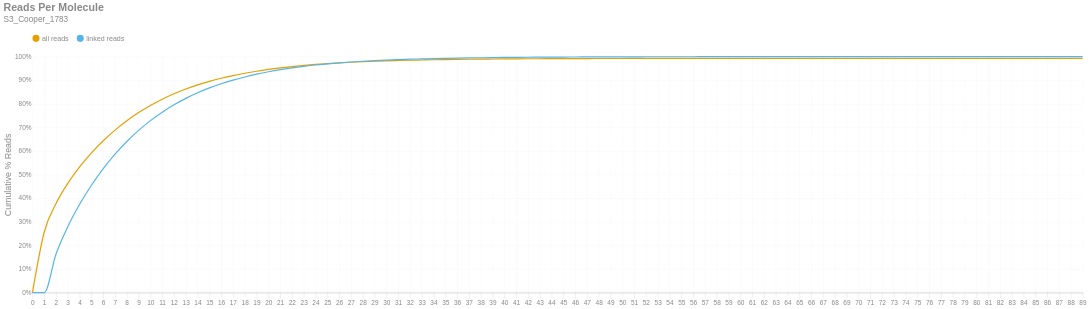

Notebook code cell kept with this figure:
### Markdown cell above
### Reads per Molecule
This chart shows the cumulative distribution of the number of reads per linked molecule. That is, how many alignments are associated with a unique molecule. This excludes the number of reads associated with invalid or absent linked-read barcodes. The `linked` histogram is the percentages recalculated when disregarding singletons.

### Code cell
if SKIPLR:
    print_html(f"Skipped")
else:
    counts = np.bincount(valids['reads'].cast(pl.Int64).to_numpy())
    weighted = counts * np.arange(len(counts))
    all_perc = weighted / n_reads
    linked_perc = weighted / n_linked_reads
    linked_perc[1] = 0
    binned_df = pl.DataFrame({
        'readsper': list(range(len(counts))),
        'all reads (cumsum)': np.cumsum(all_perc).tolist(),
        'linked reads (cumsum)': np.cumsum(linked_perc).tolist(),
    })

    with SafeRender(binned_df):
        (
            density_plot(binned_df, 'Reads Per Molecule', samplename, 'readspmol')
            .encode(
                x=alt.X('readsper:O', title=None).axis(labelAngle=0).scale(padding=0),
                y=alt.Y('value:Q', title='Cumulative % Reads').axis(format='%').stack(False),
                color=alt.Color("key:N").scale(domain=["all reads", "linked reads"]),
                tooltip=[
                    alt.Tooltip("key:N", title="Data Type"),
                    alt.Tooltip("readsper:O", title="Reads Per Molecule"),
                    alt.Tooltip("value:Q", format=".2%", title="% Reads (Cum.)")
                ]            
            )
        ).display()

### Figure 1 — Vega-Lite specification as saved in the notebook (floating-point values rounded to 4 significant figures)
{"width": "container", "height": 400, "config": {"title": {"anchor": "start", "dy": -15, "fontSize": 18, "color": "#888888", "subtitleColor": "#888888", "subtitleFontSize": 14}, "arc": {"fill": "#0072B2"}, "axis": {"domainColor": "#888888", "domainWidth": 0.5, "gridWidth": 0.2, "grid": false, "titleFontWeight": 400, "titleFontSize": 15, "labelFontSize": 11, "labelColor": "#888888", "tickColor": "#888888", "tickWidth": 0.2, "titleColor": "#888888"}, "axisBand": {"grid": false}, "axisX": {"grid": true, "tickSize": 10, "domainCap": "round"}, "axisY": {"domain": false, "grid": true, "tickSize": 0, "domainCap": "round"}, "background": "transparent", "header": {"labelFontSize": 15, "labelColor": "#888888", "titleFontSize": 15, "titleFontWeight": 600, "titleColor": "#888888"}, "legend": {"labelFont": "sans-serif", "labelFontSize": 12, "labelColor": "#888888", "symbolSize": 100, "symbolType": "circle", "titleFontSize": 12, "titlePadding": 10, "titleColor": "#888888", "title": null, "orient": "top"}, "range": {"category": ["#E69F00", "#56B4E9", "#009E73", "#F0E442", "#0072B2", "#D55E00", "#CC79A7", "#000000"], "diverging": ["#cfe8f3", "#a2d4ec", "#73bfe2", "#46abdb", "#1696d2", "#12719e"]}, "area": {"fill": "#0072B2", "fillOpacity": 0.7, "line": true, "strokeOpacity": 0.7}, "line": {"color": "#0072B2", "stroke": "#0072B2", "strokeWidth": 2}, "trail": {"color": "#0072B2", "stroke": "#0072B2", "strokeWidth": 0, "size": 1}, "point": {"filled": true, "fillOpacity": 1.0, "size": 95}, "text": {"color": "#888888", "fontSize": 11, "align": "right", "fontWeight": 400, "size": 11}, "bar": {"fill": "#0072B2", "stroke": null}, "view": {"stroke": null, "continuousWidth": 660, "continuousHeight": 400}}, "data": {"name": "data-664cb97d04d5de071efc5a8b11821d45"}, "mark": {"type": "line", "interpolate": "monotone", "point": {"opacity": 0, "size": 275}}, "encoding": {"color": {"field": "key", "scale": {"domain": ["all reads", "linked reads"]}, "type": "nominal"}, "tooltip": [{"field": "key", "title": "Data Type", "type": "nominal"}, {"field": "readsper", "title": "Reads Per Molecule", "type": "ordinal"}, {"field": "value", "format": ".2%", "title": "% Reads (Cum.)", "type": "quantitative"}], "x": {"axis": {"labelAngle": 0}, "field": "readsper", "scale": {"padding": 0}, "title": null, "type": "ordinal"}, "y": {"axis": {"format": "%"}, "field": "value", "stack": false, "title": "Cumulative % Reads", "type": "quantitative"}}, "params": [{"name": "param_c36ac31b6afebe62", "select": {"type": "point", "fields": ["key"]}, "bind": "legend"}], "title": {"text": "Reads Per Molecule", "subtitle": "S3_Cooper_1783"}, "transform": [{"fold": ["all reads (cumsum)", "linked reads (cumsum)"]}, {"calculate": "replace(datum.key, ' (cumsum)', '')", "as": "key"}, {"filter": {"param": "param_c36ac31b6afebe62"}}], "usermeta": {"embedOptions": {"downloadFileName": "S3_Cooper_1783.readspmol"}}, "$schema": "https://vega.github.io/schema/vega-lite/v6.1.0.json", "datasets": {"data-664cb97d04d5de071efc5a8b11821d45": [{"readsper": 0, "all reads (cumsum)": 0.0, "linked reads (cumsum)": 0.0}, {"readsper": 1, "all reads (cumsum)": 0.257, "linked reads (cumsum)": 0.0}, {"readsper": 2, "all reads (cumsum)": 0.3776, "linked reads (cumsum)": 0.1639}, {"readsper": 3, "all reads (cumsum)": 0.4632, "linked reads (cumsum)": 0.2803}, {"readsper": 4, "all reads (cumsum)": 0.5327, "linked reads (cumsum)": 0.3746}, {"readsper": 5, "all reads (cumsum)": 0.5919, "linked reads (cumsum)": 0.4552}, {"readsper": 6, "all reads (cumsum)": 0.6436, "linked reads (cumsum)": 0.5255}, {"readsper": 7, "all reads (cumsum)": 0.6888, "linked reads (cumsum)": 0.5868}, {"readsper": 8, "all reads (cumsum)": 0.7284, "linked reads (cumsum)": 0.6406}, {"readsper": 9, "all reads (cumsum)": 0.763, "linked reads (cumsum)": 0.6877}, {"readsper": 10, "all reads (cumsum)": 0.7933, "linked reads (cumsum)": 0.7289}, {"readsper": 11, "all reads (cumsum)": 0.8198, "linked reads (cumsum)": 0.7648}, {"readsper": 12, "all reads (cumsum)": 0.8428, "linked reads (cumsum)": 0.796}, {"readsper": 13, "all reads (cumsum)": 0.8628, "linked reads (cumsum)": 0.8232}, {"readsper": 14, "all reads (cumsum)": 0.8802, "linked reads (cumsum)": 0.8469}, {"readsper": 15, "all reads (cumsum)": 0.8953, "linked reads (cumsum)": 0.8674}, {"readsper": 16, "all reads (cumsum)": 0.9083, "linked reads (cumsum)": 0.8851}, {"readsper": 17, "all reads (cumsum)": 0.9197, "linked reads (cumsum)": 0.9006}, {"readsper": 18, "all reads (cumsum)": 0.9295, "linked reads (cumsum)": 0.9138}, {"readsper": 19, "all reads (cumsum)": 0.9381, "linked reads (cumsum)": 0.9256}, {"readsper": 20, "all reads (cumsum)": 0.9457, "linked reads (cumsum)": 0.9359}, {"readsper": 21, "all reads (cumsum)": 0.9523, "linked reads (cumsum)": 0.9448}, {"readsper": 22, "all reads (cumsum)": 0.9579, "linked reads (cumsum)": 0.9524}, {"readsper": 23, "all reads (cumsum)": 0.9627, "linked reads (cumsum)": 0.959}, {"readsper": 24, "all reads (cumsum)": 0.9669, "linked reads (cumsum)": 0.9647}, {"readsper": 25, "all reads (cumsum)": 0.9702, "linked reads (cumsum)": 0.9693}, {"readsper": 26, "all reads (cumsum)": 0.9734, "linked reads (cumsum)": 0.9735}, {"readsper": 27, "all reads (cumsum)": 0.9761, "linked reads (cumsum)": 0.9772}, {"readsper": 28, "all reads (cumsum)": 0.9786, "linked reads (cumsum)": 0.9805}, {"readsper": 29, "all reads (cumsum)": 0.9805, "linked reads (cumsum)": 0.9832}, {"readsper": 30, "all reads (cumsum)": 0.9822, "linked reads (cumsum)": 0.9855}, {"readsper": 31, "all reads (cumsum)": 0.9836, "linked reads (cumsum)": 0.9873}, {"readsper": 32, "all reads (cumsum)": 0.9849, "linked reads (cumsum)": 0.9891}, {"readsper": 33, "all reads (cumsum)": 0.9859, "linked reads (cumsum)": 0.9905}, {"readsper": 34, "all reads (cumsum)": 0.9869, "linked reads (cumsum)": 0.9919}, {"readsper": 35, "all reads (cumsum)": 0.9877, "linked reads (cumsum)": 0.993}, {"readsper": 36, "all reads (cumsum)": 0.9884, "linked reads (cumsum)": 0.9939}, {"readsper": 37, "all reads (cumsum)": 0.989, "linked reads (cumsum)": 0.9948}, {"readsper": 38, "all reads (cumsum)": 0.9895, "linked reads (cumsum)": 0.9954}, {"readsper": 39, "all reads (cumsum)": 0.99, "linked reads (cumsum)": 0.9961}, {"readsper": 40, "all reads (cumsum)": 0.9904, "linked reads (cumsum)": 0.9967}, {"readsper": 41, "all reads (cumsum)": 0.9907, "linked reads (cumsum)": 0.997}, {"readsper": 42, "all reads (cumsum)": 0.991, "linked reads (cumsum)": 0.9974}, {"readsper": 43, "all reads (cumsum)": 0.9912, "linked reads (cumsum)": 0.9977}, {"readsper": 44, "all reads (cumsum)": 0.9914, "linked reads (cumsum)": 0.998}, {"readsper": 45, "all reads (cumsum)": 0.9916, "linked reads (cumsum)": 0.9983}, {"readsper": 46, "all reads (cumsum)": 0.9918, "linked reads (cumsum)": 0.9985}, {"readsper": 47, "all reads (cumsum)": 0.9919, "linked reads (cumsum)": 0.9987}, {"readsper": 48, "all reads (cumsum)": 0.9921, "linked reads (cumsum)": 0.9989}, {"readsper": 49, "all reads (cumsum)": 0.9922, "linked reads (cumsum)": 0.999}, {"readsper": 50, "all reads (cumsum)": 0.9922, "linked reads (cumsum)": 0.9991}, {"readsper": 51, "all reads (cumsum)": 0.9923, "linked reads (cumsum)": 0.9993}, {"readsper": 52, "all reads (cumsum)": 0.9924, "linked reads (cumsum)": 0.9994}, {"readsper": 53, "all reads (cumsum)": 0.9925, "linked reads (cumsum)": 0.9995}, {"readsper": 54, "all reads (cumsum)": 0.9925, "linked reads (cumsum)": 0.9995}, {"readsper": 55, "all reads (cumsum)": 0.9926, "linked reads (cumsum)": 0.9996}, {"readsper": 56, "all reads (cumsum)": 0.9926, "linked reads (cumsum)": 0.9997}, {"readsper": 57, "all reads (cumsum)": 0.9927, "linked reads (cumsum)": 0.9997}, {"readsper": 58, "all reads (cumsum)": 0.9927, "linked reads (cumsum)": 0.9997}, {"readsper": 59, "all reads (cumsum)": 0.9927, "linked reads (cumsum)": 0.9998}, {"readsper": 60, "all reads (cumsum)": 0.9927, "linked reads (cumsum)": 0.9998}, {"readsper": 61, "all reads (cumsum)": 0.9927, "linked reads (cumsum)": 0.9998}, {"readsper": 62, "all reads (cumsum)": 0.9927, "linked reads (cumsum)": 0.9998}, {"readsper": 63, "all reads (cumsum)": 0.9928, "linked reads (cumsum)": 0.9999}, {"readsper": 64, "all reads (cumsum)": 0.9928, "linked reads (cumsum)": 0.9999}, {"readsper": 65, "all reads (cumsum)": 0.9928, "linked reads (cumsum)": 0.9999}, {"readsper": 66, "all reads (cumsum)": 0.9928, "linked reads (cumsum)": 0.9999}, {"readsper": 67, "all reads (cumsum)": 0.9928, "linked reads (cumsum)": 0.9999}, {"readsper": 68, "all reads (cumsum)": 0.9928, "linked reads (cumsum)": 0.9999}, {"readsper": 69, "all reads (cumsum)": 0.9928, "linked reads (cumsum)": 0.9999}, {"readsper": 70, "all reads (cumsum)": 0.9928, "linked reads (cumsum)": 0.9999}, {"readsper": 71, "all reads (cumsum)": 0.9928, "linked reads (cumsum)": 0.9999}, {"readsper": 72, "all reads (cumsum)": 0.9928, "linked reads (cumsum)": 1.0}, {"readsper": 73, "all reads (cumsum)": 0.9928, "linked reads (cumsum)": 1.0}, {"readsper": 74, "all reads (cumsum)": 0.9928, "linked reads (cumsum)": 1.0}, {"readsper": 75, "all reads (cumsum)": 0.9928, "linked reads (cumsum)": 1.0}, {"readsper": 76, "all reads (cumsum)": 0.9928, "linked reads (cumsum)": 1.0}, {"readsper": 77, "all reads (cumsum)": 0.9929, "linked reads (cumsum)": 1.0}, {"readsper": 78, "all reads (cumsum)": 0.9929, "linked reads (cumsum)": 1.0}, {"readsper": 79, "all reads (cumsum)": 0.9929, "linked reads (cumsum)": 1.0}, {"readsper": 80, "all reads (cumsum)": 0.9929, "linked reads (cumsum)": 1.0}, {"readsper": 81, "all reads (cumsum)": 0.9929, "linked reads (cumsum)": 1.0}, {"readsper": 82, "all reads (cumsum)": 0.9929, "linked reads (cumsum)": 1.0}, {"readsper": 83, "all reads (cumsum)": 0.9929, "linked reads (cumsum)": 1.0}, {"readsper": 84, "all reads (cumsum)": 0.9929, "linked reads (cumsum)": 1.0}, {"readsper": 85, "all reads (cumsum)": 0.9929, "linked reads (cumsum)": 1.0}, {"readsper": 86, "all reads (cumsum)": 0.9929, "linked reads (cumsum)": 1.0}, {"readsper": 87, "all reads (cumsum)": 0.9929, "linked reads (cumsum)": 1.0}, {"readsper": 88, "all reads (cumsum)": 0.9929, "linked reads (cumsum)": 1.0}, {"readsper": 89, "all reads (cumsum)": 0.9929, "linked reads (cumsum)": 1.0}]}}
